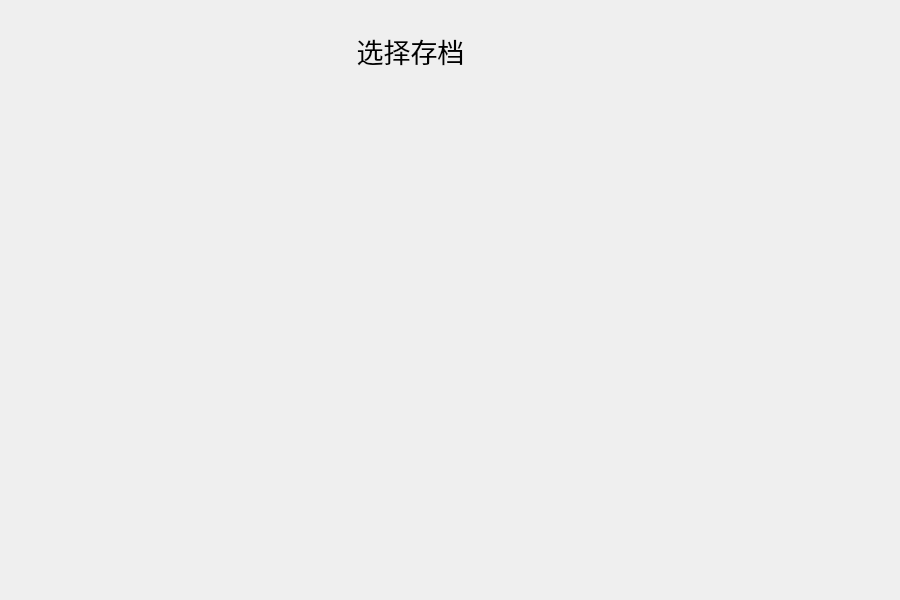
<?xml version="1.0" encoding="UTF-8"?>
<ui version="4.0">
 <class>GameChoice2</class>
 <widget class="QWidget" name="GameChoice2">
  <property name="geometry">
   <rect>
    <x>0</x>
    <y>0</y>
    <width>900</width>
    <height>600</height>
   </rect>
  </property>
  <property name="minimumSize">
   <size>
    <width>900</width>
    <height>600</height>
   </size>
  </property>
  <property name="maximumSize">
   <size>
    <width>900</width>
    <height>600</height>
   </size>
  </property>
  <property name="windowTitle">
   <string>Form</string>
  </property>
  <widget class="QLabel" name="lb_choice2">
   <property name="geometry">
    <rect>
     <x>220</x>
     <y>30</y>
     <width>381</width>
     <height>41</height>
    </rect>
   </property>
   <property name="font">
    <font>
     <family>华文中宋</family>
     <pointsize>20</pointsize>
    </font>
   </property>
   <property name="text">
    <string>选择存档</string>
   </property>
   <property name="alignment">
    <set>Qt::AlignCenter</set>
   </property>
  </widget>
  <widget class="GameChoice2Item" name="wd_chooseSave_1" native="true">
   <property name="geometry">
    <rect>
     <x>130</x>
     <y>130</y>
     <width>120</width>
     <height>80</height>
    </rect>
   </property>
  </widget>
  <widget class="GameChoice2Item" name="wd_chooseSave_2" native="true">
   <property name="geometry">
    <rect>
     <x>130</x>
     <y>230</y>
     <width>120</width>
     <height>80</height>
    </rect>
   </property>
  </widget>
  <widget class="GameChoice2Item" name="wd_chooseSave_3" native="true">
   <property name="geometry">
    <rect>
     <x>130</x>
     <y>330</y>
     <width>120</width>
     <height>80</height>
    </rect>
   </property>
  </widget>
  <widget class="GameChoice2Item" name="wd_return" native="true">
   <property name="geometry">
    <rect>
     <x>130</x>
     <y>430</y>
     <width>120</width>
     <height>80</height>
    </rect>
   </property>
  </widget>
 </widget>
 <customwidgets>
  <customwidget>
   <class>GameChoice2Item</class>
   <extends>QWidget</extends>
   <header location="global">gamechoice2item.h</header>
   <container>1</container>
  </customwidget>
 </customwidgets>
 <resources/>
 <connections/>
</ui>
